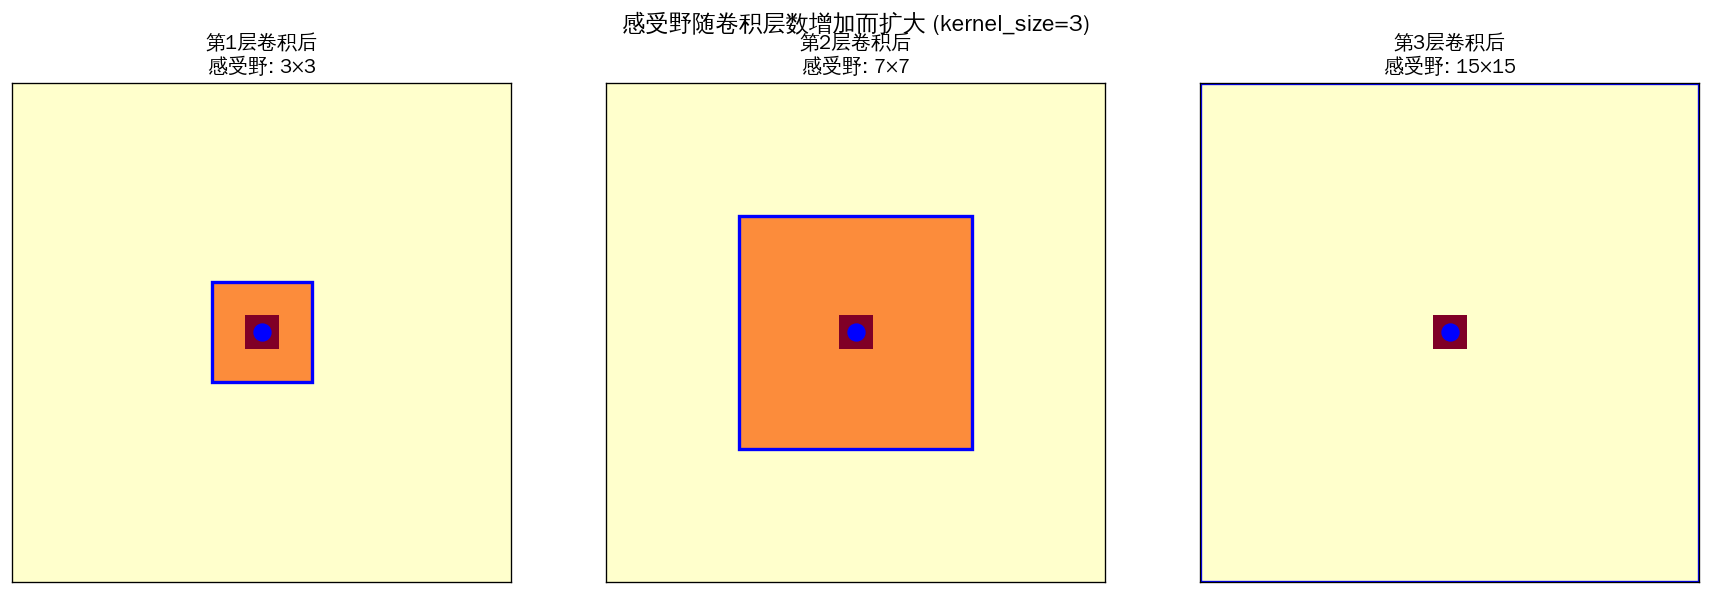

Write the Python code that produced this figure.
"""
4-1-receptive-field.py
========================
感受野（Receptive Field）随卷积层数增加而扩大
"""
import numpy as np
import matplotlib.pyplot as plt
import matplotlib.patches as patches
import matplotlib as mpl

mpl.rcParams['font.sans-serif'] = ['Noto Sans CJK SC', 'WenQuanYi Zen Hei', 'SimHei', 'DejaVu Sans']
mpl.rcParams['axes.unicode_minus'] = False

def visualize_receptive_field(num_layers=3, kernel_size=3):
    fig, axes = plt.subplots(1, num_layers, figsize=(15, 5))
    input_size = 15
    input_image = np.zeros((input_size, input_size))
    input_image[input_size//2, input_size//2] = 1
    current_rf = 1
    for layer in range(num_layers):
        current_rf = current_rf + (kernel_size - 1) * (2 ** layer)
        rf_visualization = np.zeros((input_size, input_size))
        center = input_size // 2
        half_rf = current_rf // 2
        start_row = max(0, center - half_rf)
        end_row = min(input_size, center + half_rf + 1)
        start_col = max(0, center - half_rf)
        end_col = min(input_size, center + half_rf + 1)
        rf_visualization[start_row:end_row, start_col:end_col] = 0.5
        rf_visualization[center, center] = 1
        ax = axes[layer]
        im = ax.imshow(rf_visualization, cmap='YlOrRd')
        ax.set_title(f'第{layer+1}层卷积后\n感受野: {current_rf}×{current_rf}')
        ax.set_xticks([])
        ax.set_yticks([])
        rect = patches.Rectangle((start_col-0.5, start_row-0.5),
                                end_col-start_col, end_row-start_row,
                                linewidth=2, edgecolor='blue', facecolor='none')
        ax.add_patch(rect)
        ax.plot(center, center, 'bo', markersize=10)
    plt.suptitle(f'感受野随卷积层数增加而扩大 (kernel_size={kernel_size})', fontsize=14)
    plt.tight_layout()
    plt.savefig('/home/david/AI-Tutorial/assets/figures/4-1-receptive-field.png',
                dpi=120, bbox_inches='tight', facecolor='white')
    print("Saved: 4-1-receptive-field.png")

visualize_receptive_field(num_layers=3, kernel_size=3)
